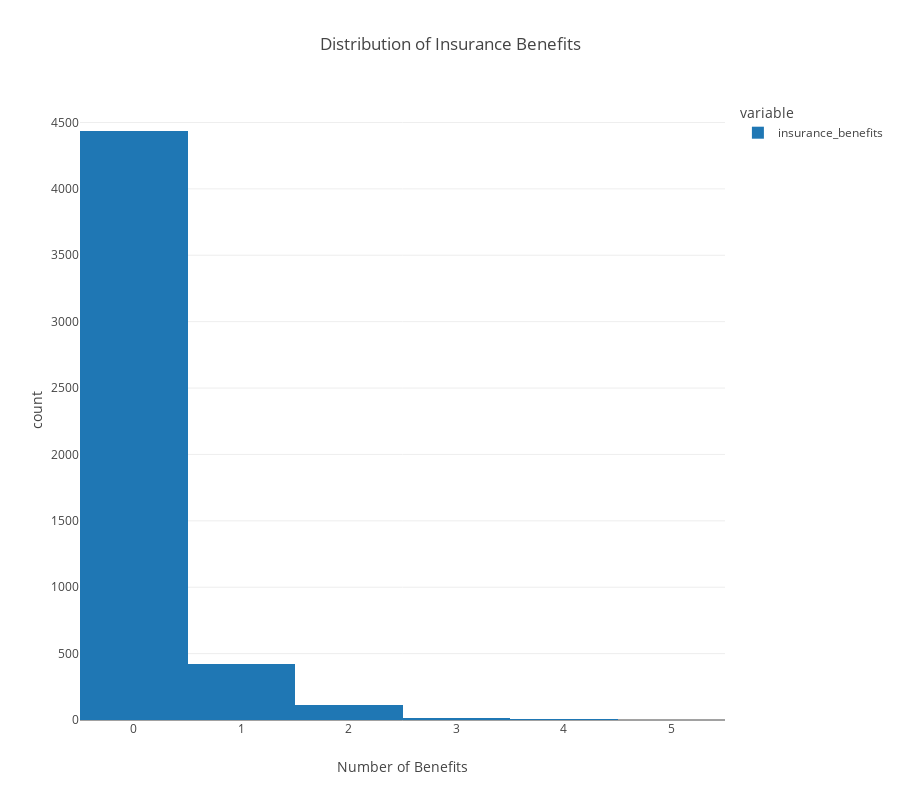

Here is the notebook cell this chart was saved with:
### Markdown cell above
Gender is more or less identical in the dataset. We assume 0 is female, and male is 1.

### Code cell
# distribution of insurance benefits
px.histogram(df.insurance_benefits,  labels={'value': 'Number of Benefits'}, title='Distribution of Insurance Benefits', height=800, template='none')

### Figure 1 — Plotly figure (JSON) as saved in the notebook; plotly's stock layout.template omitted (floating-point values rounded to 4 significant figures; data arrays with more than 128 entries replaced by an {"elided": "..."} marker saying what was removed)
{"data": [{"alignmentgroup": "True", "bingroup": "x", "hovertemplate": "variable=insurance_benefits<br>Number of Benefits=%{x}<br>count=%{y}<extra></extra>", "legendgroup": "insurance_benefits", "marker": {"color": "#1F77B4", "pattern": {"shape": ""}}, "name": "insurance_benefits", "offsetgroup": "insurance_benefits", "orientation": "v", "showlegend": true, "type": "histogram", "x": {"elided": "5000 int values"}, "xaxis": "x", "yaxis": "y"}], "layout": {"barmode": "relative", "height": 800, "legend": {"title": {"text": "variable"}, "tracegroupgap": 0}, "title": {"text": "Distribution of Insurance Benefits"}, "xaxis": {"anchor": "y", "domain": [0, 1], "title": {"text": "Number of Benefits"}}, "yaxis": {"anchor": "x", "domain": [0, 1], "title": {"text": "count"}}}}
